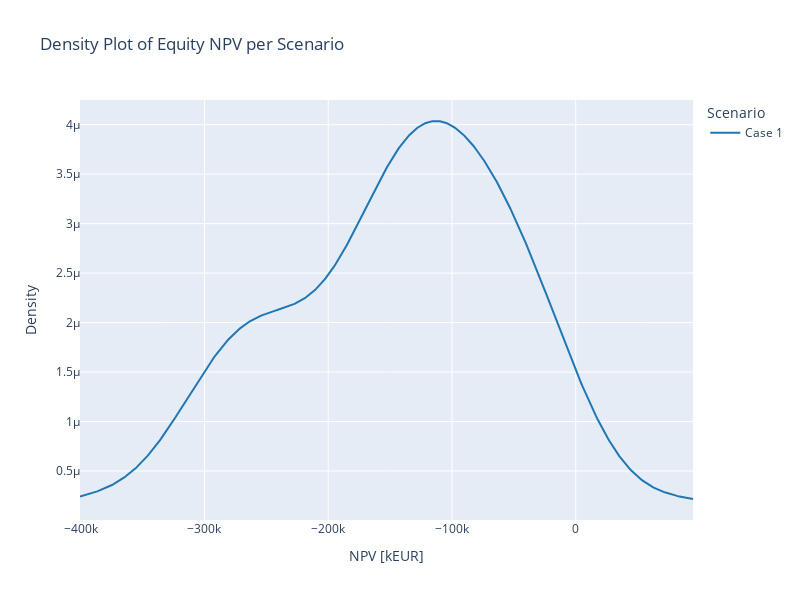

Source (notebook cell):
### Markdown cell above
### KDE plot

### Code cell
utils.plot_npv_kde_by_case(o, num_experiments, num_policies, case_list)

### Figure 1 — Plotly figure (JSON) as saved in the notebook; plotly's stock layout.template omitted (floating-point values rounded to 4 significant figures; data arrays with more than 128 entries replaced by an {"elided": "..."} marker saying what was removed)
{"data": [{"legendgroup": "Case 1", "marker": {"color": "rgb(31, 119, 180)"}, "mode": "lines", "name": "Case 1", "showlegend": true, "type": "scatter", "x": {"elided": "500 float values"}, "xaxis": "x", "y": {"elided": "500 float values"}, "yaxis": "y"}], "layout": {"barmode": "overlay", "height": 600, "hovermode": "closest", "legend": {"title": {"text": "Scenario"}, "traceorder": "reversed"}, "title": {"text": "Density Plot of Equity NPV per Scenario"}, "width": 800, "xaxis": {"anchor": "y2", "domain": [0, 1], "title": {"text": "NPV [kEUR]"}, "zeroline": false}, "yaxis": {"anchor": "free", "domain": [0, 1], "position": 0, "title": {"text": "Density"}}}}
